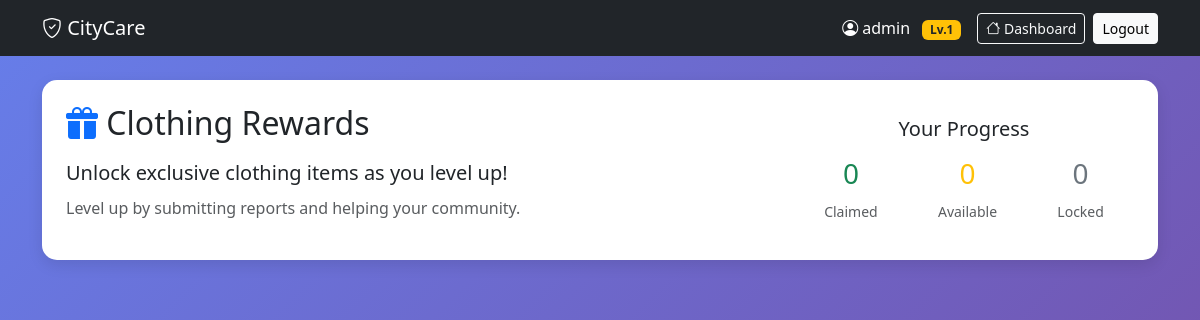
Page /rewards.php (signed in) on the earlier database version.
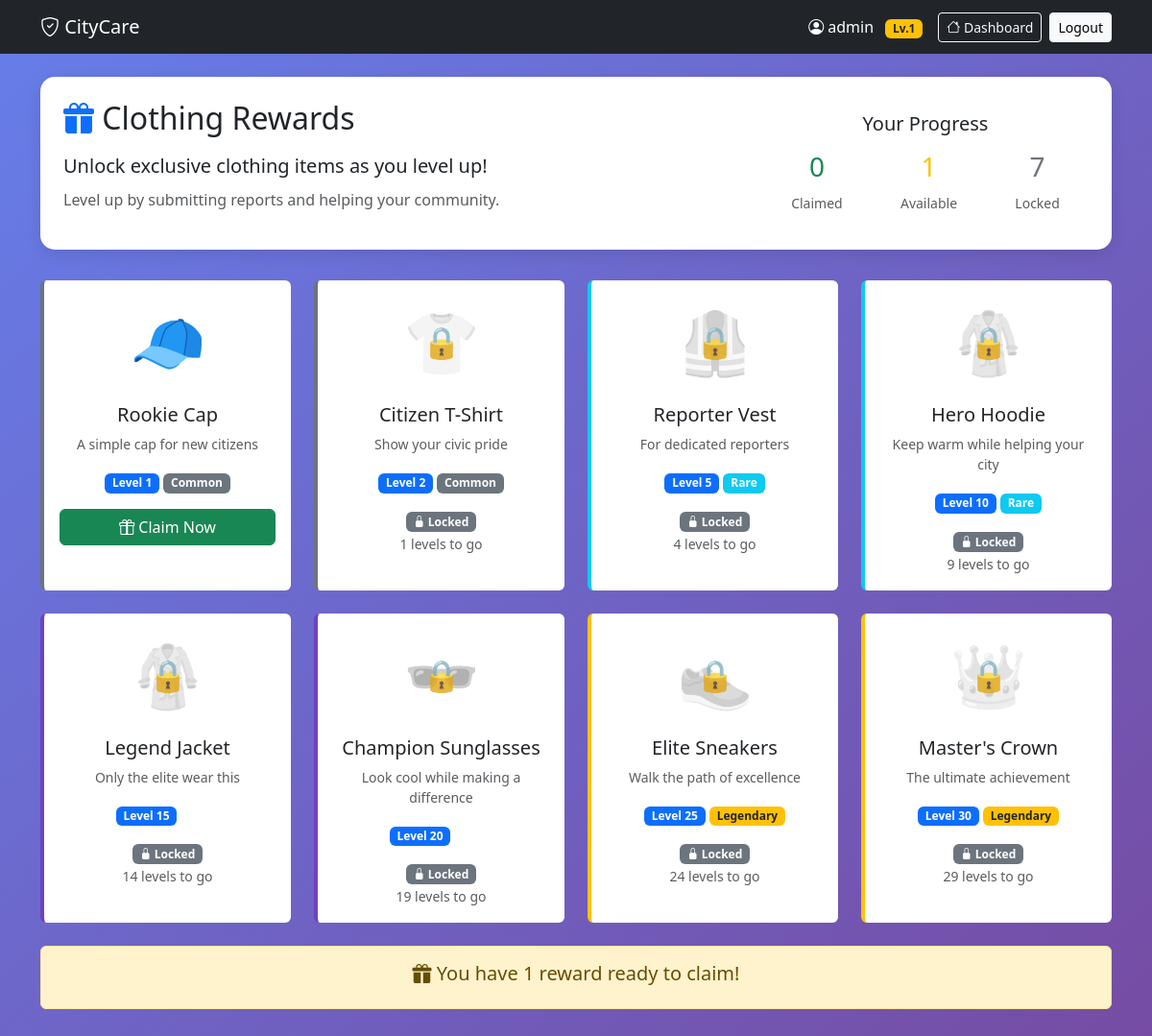
Same page on the later database version.
### tables this page shows
CREATE TABLE `users` (
  `id` int(11) NOT NULL,
  `username` varchar(50) NOT NULL,
  `email` varchar(100) NOT NULL,
  `password` varchar(255) NOT NULL,
  `full_name` varchar(100) NOT NULL,
  `phone` varchar(20) DEFAULT NULL,
  `is_admin` tinyint(1) DEFAULT 0,
  `created_at` timestamp NOT NULL DEFAULT current_timestamp(),
  `report_streak` int(11) DEFAULT 0,
  `last_report_date` date DEFAULT NULL,
  `xp` int(11) DEFAULT 0,
  `level` int(11) DEFAULT 1
);

CREATE TABLE `clothing_rewards` (
  `id` int(11) NOT NULL,
  `name` varchar(100) NOT NULL,
  `description` text DEFAULT NULL,
  `icon` varchar(10) NOT NULL,
  `level_required` int(11) NOT NULL,
  `rarity` enum('common','rare','epic','legendary') DEFAULT 'common',
  `image_url` varchar(255) DEFAULT NULL,
  `created_at` timestamp NOT NULL DEFAULT current_timestamp()
);

### rewards.php (the view, shortened to what this page needs)
<?php
require_once 'config/database.php';
$userId = $_SESSION['user_id'];
$stmt = $conn->prepare("SELECT * FROM users WHERE id = ?");
$stmt->execute([$userId]);
$user = $stmt->fetch();
$currentLevel = $user['level'];
$stmt = $conn->prepare("
    SELECT cr.*,
           ucr.claimed_at,
           CASE WHEN ucr.id IS NOT NULL THEN 1 ELSE 0 END as is_claimed,
           CASE WHEN ? >= cr.level_required THEN 1 ELSE 0 END as is_unlocked
    FROM clothing_rewards cr
    LEFT JOIN user_claimed_rewards ucr ON cr.id = ucr.reward_id AND ucr.user_id = ?
    ORDER BY cr.level_required ASC, cr.id ASC
");
$stmt->execute([$currentLevel, $userId]);
$rewards = $stmt->fetchAll();
$totalRewards = count($rewards);
$claimedRewards = count(array_filter($rewards, function($r) { return $r['is_claimed']; }));
$unlockedRewards = count(array_filter($rewards, function($r) { return $r['is_unlocked'] && !$r['is_claimed']; }));
?>
<!DOCTYPE html>
<html lang="en">
<head>
    <link href="https://cdn.jsdelivr.net/npm/bootstrap@5.3.0/dist/css/bootstrap.min.css" rel="stylesheet">
    <link rel="stylesheet" href="https://cdn.jsdelivr.net/npm/bootstrap-icons@1.11.0/font/bootstrap-icons.css">
</head>
<body>
    <nav class="navbar navbar-expand-lg navbar-dark bg-dark">
        <div class="container">
            <a class="navbar-brand" href="dashboard.php">
                <i class="bi bi-shield-check"></i> CityCare
            </a>
            <div class="d-flex align-items-center">
                <span class="text-white me-3">
                    <i class="bi bi-person-circle"></i> <?= htmlspecialchars($user['username']) ?>
                    <span class="badge bg-warning text-dark ms-2">Lv.<?= $currentLevel ?></span>
                </span>
                <a href="dashboard.php" class="btn btn-outline-light btn-sm me-2">
                    <i class="bi bi-house"></i> Dashboard
                </a>
                <a href="logout.php" class="btn btn-light btn-sm">Logout</a>
            </div>
        </div>
    </nav>
    <div class="container mt-4">
        <div class="stats-card">
            <div class="row align-items-center">
                <div class="col-md-8">
                    <h2 class="mb-3">
                        <i class="bi bi-gift-fill text-primary"></i> Clothing Rewards
                    </h2>
                    <p class="lead mb-2">Unlock exclusive clothing items as you level up!</p>
                    <p class="text-muted">Level up by submitting reports and helping your community.</p>
                </div>
                <div class="col-md-4">
                    <div class="text-center">
                        <h5>Your Progress</h5>
                        <div class="d-flex justify-content-around mt-3">
                            <div>
                                <h3 class="text-success"><?= $claimedRewards ?></h3>
                                <small class="text-muted">Claimed</small>
                            </div>
                            <div>
                                <h3 class="text-warning"><?= $unlockedRewards ?></h3>
                                <small class="text-muted">Available</small>
                            </div>
                            <div>
                                <h3 class="text-secondary"><?= $totalRewards - $claimedRewards - $unlockedRewards ?></h3>
                                <small class="text-muted">Locked</small>
                            </div>
                        </div>
                    </div>
                </div>
            </div>
        </div>
        <div class="row g-4">
            <?php foreach ($rewards as $reward): ?>
                <div class="col-md-6 col-lg-4 col-xl-3">
                    <div class="card reward-card rarity-<?= $reward['rarity'] ?> <?= $reward['is_unlocked'] ? 'unlocked' : '' ?> <?= $reward['is_claimed'] ? 'claimed' : '' ?>">
                        <div class="card-body text-center">
                            <div class="<?= !$reward['is_unlocked'] ? 'locked-overlay' : '' ?>">
                                <div class="reward-icon mb-3">
                                    <?= $reward['icon'] ?>
                                </div>
                            </div>
                            <h5 class="card-title"><?= htmlspecialchars($reward['name']) ?></h5>
                            <p class="card-text small text-muted"><?= htmlspecialchars($reward['description']) ?></p>
                            <div class="mt-3">
                                <span class="badge bg-primary">Level <?= $reward['level_required'] ?></span>
                                <span class="badge bg-<?=
                                    $reward['rarity'] == 'legendary' ? 'warning' :
                                    ($reward['rarity'] == 'epic' ? 'purple' :
                                    ($reward['rarity'] == 'rare' ? 'info' : 'secondary'))
                                ?> text-<?= $reward['rarity'] == 'legendary' ? 'dark' : 'white' ?>">
                                    <?= ucfirst($reward['rarity']) ?>
                                </span>
                            </div>
                            <?php if ($reward['is_claimed']): ?>
                                <div class="mt-3">
                                    <span class="badge bg-success">
                                        <i class="bi bi-check-circle-fill"></i> Claimed
                                    </span>
                                    <br>
                                    <small class="text-muted">
                                        <?= date('M d, Y', strtotime($reward['claimed_at'])) ?>
                                    </small>
                                </div>
                            <?php elseif ($reward['is_unlocked']): ?>
                                <form method="POST" class="mt-3">
                                    <button type="submit" name="claim_reward" class="btn btn-success w-100">
                                        <i class="bi bi-gift"></i> Claim Now
                                    </button>
                                </form>
                            <?php else: ?>
                                <div class="mt-3">
                                    <span class="badge bg-secondary">
                                        <i class="bi bi-lock-fill"></i> Locked
                                    </span>
                                    <br>
                                    <small class="text-muted">
                                        <?= $reward['level_required'] - $currentLevel ?> levels to go
                                    </small>
                                </div>
                            <?php endif; ?>
                        </div>
                    </div>
                </div>
            <?php endforeach; ?>
        </div>
        <?php if ($unlockedRewards > 0): ?>
            <div class="alert alert-warning mt-4 text-center">
                <h5><i class="bi bi-gift-fill"></i> You have <?= $unlockedRewards ?> reward<?= $unlockedRewards > 1 ? 's' : '' ?> ready to claim!</h5>
            </div>
        <?php endif; ?>
    </div>
</body>
</html>

### rewards.php (style rules this page uses)
body { background: linear-gradient(135deg, #667eea 0%, #764ba2 100%); min-height: 100vh; padding-bottom: 3rem; }
.reward-card { transition: transform 0.2s, box-shadow 0.2s; border: none; height: 100%; }
.reward-icon { font-size: 4rem; filter: grayscale(100%); opacity: 0.3; }
.reward-card.unlocked .reward-icon { filter: grayscale(0%); opacity: 1; }
.rarity-common { border-left: 4px solid #6c757d; }
.rarity-rare { border-left: 4px solid #0dcaf0; }
.rarity-epic { border-left: 4px solid #6f42c1; }
.rarity-legendary { border-left: 4px solid #ffc107; }
.locked-overlay { position: relative; }
.locked-overlay::after { content: '🔒'; position: absolute; top: 50%; left: 50%; transform: translate(-50%, -50%); font-size: 2rem; opacity: 0.8; }
.stats-card { background: white; border-radius: 15px; padding: 1.5rem; margin-bottom: 2rem; box-shadow: 0 5px 15px rgba(0,0,0,0.1); }

Differences in the rows shown:
added clothing_rewards: icon "🧢", name "Rookie Cap", description "A simple cap for new citizens", level_required "1", rarity "Common"
added clothing_rewards: icon "👕", name "Citizen T-Shirt", description "Show your civic pride", level_required "2", rarity "Common", $reward['level_required']-$currentLevel "1"
added clothing_rewards: icon "🦺", name "Reporter Vest", description "For dedicated reporters", level_required "5", rarity "Rare", $reward['level_required']-$currentLevel "4"
added clothing_rewards: icon "🧥", name "Hero Hoodie", description "Keep warm while helping your city", level_required "10", rarity "Rare", $reward['level_required']-$currentLevel "9"
added clothing_rewards: icon "🧥", name "Legend Jacket", description "Only the elite wear this", level_required "15", $reward['level_required']-$currentLevel "14", rarity "epic" (drawn)
added clothing_rewards: icon "🕶️", name "Champion Sunglasses", description "Look cool while making a difference", level_required "20", $reward['level_required']-$currentLevel "19", rarity "epic" (drawn)
added clothing_rewards: icon "👟", name "Elite Sneakers", description "Walk the path of excellence", level_required "25", rarity "Legendary", $reward['level_required']-$currentLevel "24"
added clothing_rewards: icon "👑", name "Master's Crown", description "The ultimate achievement", level_required "30", rarity "Legendary", $reward['level_required']-$currentLevel "29"
Other differences:
$unlockedRewards: "0" → "1"
$totalRewards - $claimedRewards - $unlockedRewards: "0" → "7"
$unlockedRewards: (not shown) → "1"
text now shown: "You have reward ready to claim!"
